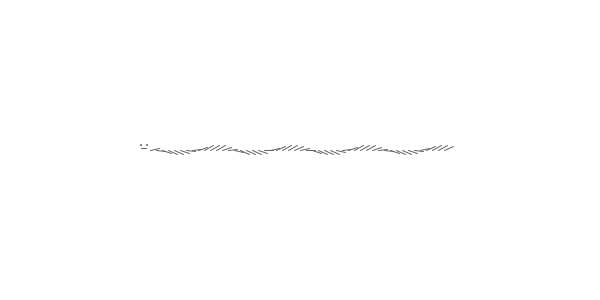
Frame 1 (no input)
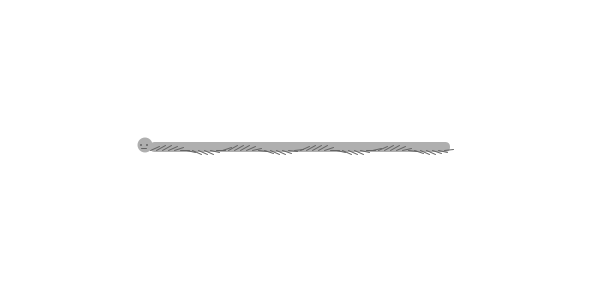
Frame 60 (the mouse pressed at the canvas centre just before this capture)
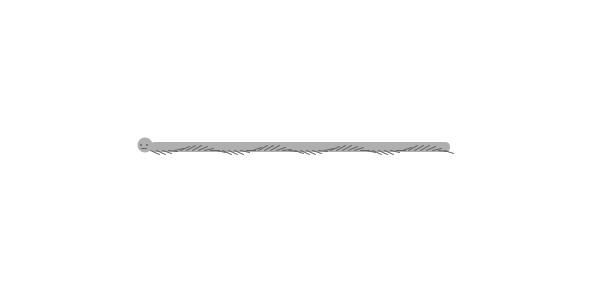
Frame 120 (the mouse held since frame 60 and released just before this capture)

The Processing sketch that drew these frames (run headless with seeded random() and noise(); from frame 60 on, the mouse is pressed at the canvas centre):

// Processing sketch: exer_3_8
// ── exer_3_8.pde
/* Rilla's solution for exercise 3.8 in Daniel Shiffman's The Nature of Code 

Exercise 3.8
Incorporate angular acceleration into the Oscillator object. */

// An array of oscillators
Oscillator[] oscillators;

float angle;

void setup() {
  size(600, 300);
  angle = 0.0;
  oscillators = new Oscillator[50];

  // go through our array initialising each oscillator
  for (int i = 0; i < oscillators.length; i++) {

    // give each oscillator a starting angle 
    oscillators[i] = new Oscillator(new PVector(0, angle));

    // every oscillator moves at the same velocity - all get the same PVector v for velocity
    PVector v = new PVector(0.1, 0.1);
    oscillators[i].velocity = v;

    // increase our angle so the next oscillator we make is initialised to an angle 
    // slightly different from this one
    angle += 0.5;
  }
}

void draw() {

  background(255);
  noStroke();

  // draw an insect body
  rect(150, 142, 300, 10, 5);

  // an insect head
  ellipse(145, 145, 15, 15);

  // eyes
  fill(100);
  ellipse(141, 145, 2, 2);
  ellipse(147, 145, 2, 2);

  // a mouth
  stroke(100);
  line(141, 148, 146, 148);
  
  // make a new acceleration force based on where the mouse is
  // i.e. the mouse controls the direction of the legs
  float accelX = map(mouseX, 0, width, -0.5, 0.5);
  PVector accelForce = new PVector(0, accelX);

  // for each oscillator
  for (int i = 0; i < oscillators.length; i++) {
    pushMatrix();
    // set a new drawing point based on which "leg" we're drawing
    translate(150 + i*6, 150);

    // update oscillation + angle settings, using our new accelForce vector
    oscillators[i].oscillate(accelForce);

    // display
    oscillators[i].display();
    popMatrix();
  }
}
// ── Oscillator.pde
class Oscillator {

  // our 3 vectors: one for angle, one for angular velocity, another for amplitude
  PVector angle;
  PVector velocity;
  PVector amplitude;

  float topspeed = 0.25;

  Oscillator(PVector theAngle) {
    angle = theAngle;

    // amplitude impacts on how long the legs look and how they seem to rotate
    amplitude = new PVector(10, 5);
  }


  void oscillate(PVector a) {
    // add acceleration force to our velocity vector
    // limit that by topspeed
    // then update our angle vector to give us a new position
    velocity.add(a);
    velocity.limit(topspeed);
    angle.add(velocity);
  }

  void display() {
    // determine x and y based on polar-cartesian coordinates math
    float x = cos(angle.x) * amplitude.x;
    float y = sin(angle.y) * amplitude.y;

    // draw a line for a leg
    pushMatrix();
    stroke(100);
    fill(175);
    line(0, 0, x, y);
    popMatrix();
  }
}
